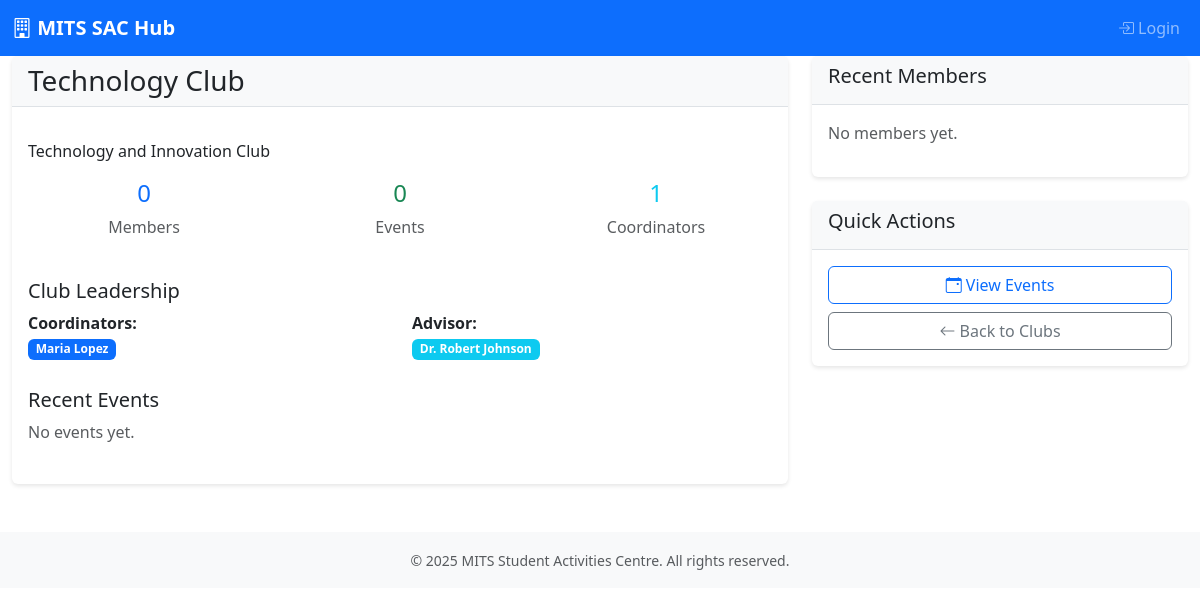
Page /clubs/2/ on the earlier database version.
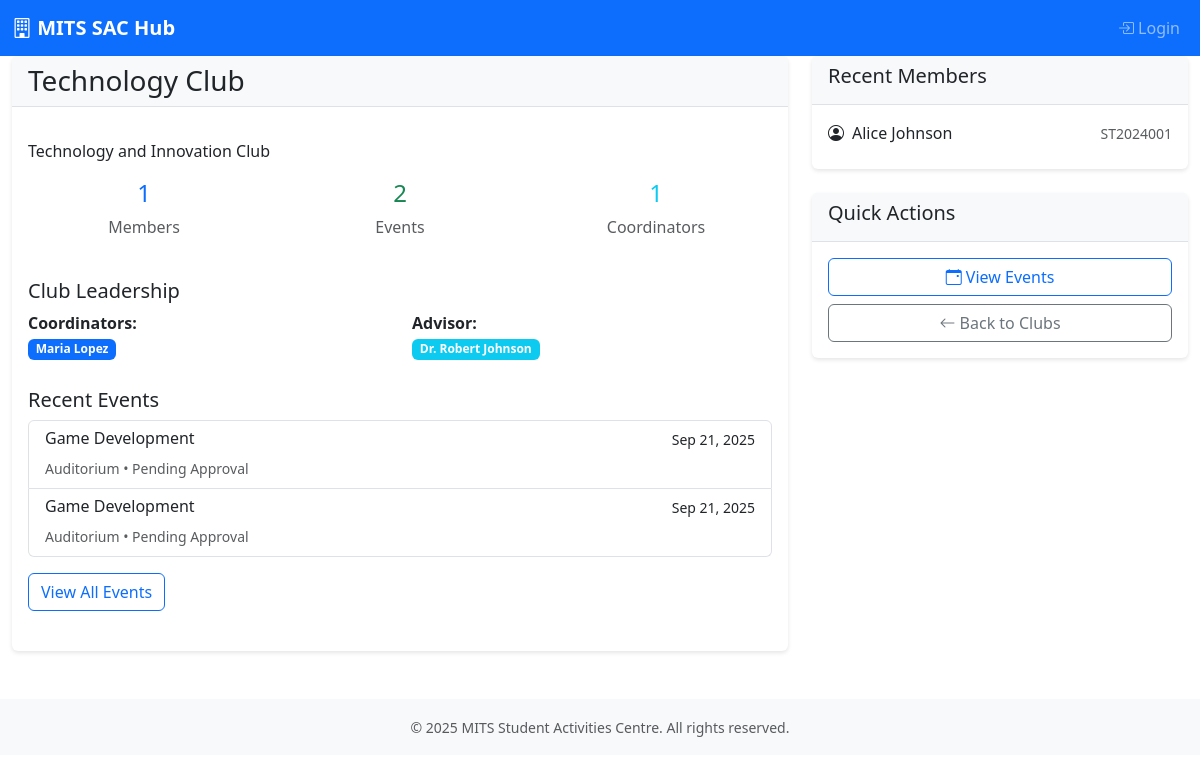
Same page on the later database version.
### users/models.py (models this page shows, shortened)
class Club(models.Model):
	name = models.CharField(max_length=100, unique=True)
	description = models.TextField(blank=True)
	coordinators = models.ManyToManyField('User', blank=True, related_name='coordinated_clubs', help_text='Club Coordinators (Users)')
	advisor = models.ForeignKey('User', on_delete=models.SET_NULL, null=True, blank=True, related_name='advised_clubs', limit_choices_to={'roles': 'FACULTY'}, help_text='Club Advisor (Faculty)')

class User(AbstractUser):
	roll_no = models.CharField(max_length=20, unique=True, null=True, blank=True, help_text='Student Roll Number (used as username for students)')
	email = models.EmailField(unique=True, null=True, blank=True)
	contact_number = models.CharField(max_length=15, blank=True, null=True)
	roles = models.JSONField(default=list, help_text='List of roles for the user')
	department = models.ForeignKey(Department, on_delete=models.SET_NULL, null=True, blank=True, related_name='users')
	clubs = models.ManyToManyField(Club, blank=True, related_name='members')
	USERNAME_FIELD = 'username'
	REQUIRED_FIELDS = ['email', 'roll_no']

### events/models.py (models this page shows, shortened)
class Event(models.Model):
	name = models.CharField(max_length=200)
	event_type = models.CharField(max_length=100)
	description = models.TextField(blank=True)
	date_time = models.DateTimeField()
	venue = models.CharField(max_length=200)
	resources = models.TextField(blank=True)
	club = models.ForeignKey(Club, on_delete=models.CASCADE, related_name='events')
	department = models.ForeignKey(Department, on_delete=models.SET_NULL, null=True, blank=True, related_name='events')
	organizers = models.ManyToManyField(User, related_name='organized_events')
	created_by = models.ForeignKey(User, on_delete=models.SET_NULL, null=True, blank=True, related_name='created_events', help_text='User who created this event')
	status = models.CharField(max_length=20, choices=EventStatus.choices, default=EventStatus.PENDING)
	approval_chain = models.JSONField(default=list, blank=True, help_text='List of approval steps and statuses')
	approval_notes = models.TextField(blank=True, help_text='Notes from administrators during approval process')
	created_at = models.DateTimeField(auto_now_add=True)
	updated_at = models.DateTimeField(auto_now=True)

### clubs/frontend_views.py (the view)
# urls.py: path("clubs/<int:club_id>/", club_detail, name="club_detail"),
def club_detail(request, club_id):
    club = get_object_or_404(Club, id=club_id)
    recent_events = club.events.all().order_by('-date_time')[:5]
    context = {
        'club': club,
        'recent_events': recent_events,
    }
    return render(request, 'clubs/club_detail.html', context)

### sac_project/templates/clubs/club_detail.html (shortened to what the changed rows need)
{% extends 'base.html' %}
{% load custom_filters %}
{% block content %}
<div class="row">
    <div class="col-lg-8">
        <div class="card">
            <div class="card-header d-flex justify-content-between align-items-center">
                <h3 class="mb-0">{{ club.name }}</h3>
            </div>
            <div class="card-body">
                {% if club.description %}
                    <p class="lead">{{ club.description|linebreaks }}</p>
                {% else %}
                    <p class="text-muted">No description available.</p>
                {% endif %}
                <div class="row mb-4">
                    <div class="col-md-4">
                        <div class="text-center">
                            <h4 class="text-primary">{{ club.members.count }}</h4>
                            <p class="text-muted">Members</p>
                        </div>
                    </div>
                    <div class="col-md-4">
                        <div class="text-center">
                            <h4 class="text-success">{{ club.events.count }}</h4>
                            <p class="text-muted">Events</p>
                        </div>
                    </div>
                    <div class="col-md-4">
                        <div class="text-center">
                            <h4 class="text-info">{{ club.coordinators.count }}</h4>
                            <p class="text-muted">Coordinators</p>
                        </div>
                    </div>
                </div>
                <div class="mb-4">
                    <div class="row">
                        <div class="col-md-6">
                            <strong>Coordinators:</strong><br>
                            {% for coordinator in club.coordinators.all %}
                                <span class="badge bg-primary me-1 mb-1">{{ coordinator.get_full_name }}</span>
                            {% empty %}
                                <span class="text-muted">No coordinators assigned</span>
                            {% endfor %}
                        </div>
                        <div class="col-md-6">
                            <strong>Advisor:</strong><br>
                            {% if club.advisor %}
                                <span class="badge bg-info">{{ club.advisor.get_full_name }}</span>
                            {% else %}
                                <span class="text-muted">No advisor assigned</span>
                            {% endif %}
                        </div>
                    </div>
                </div>
                <div class="mb-4">
                    <h5>Recent Events</h5>
                    {% if recent_events %}
                        <div class="list-group">
                            {% for event in recent_events %}
                                <a href="{% url 'event_detail' event.id %}" class="list-group-item list-group-item-action">
                                    <div class="d-flex w-100 justify-content-between">
                                        <h6 class="mb-1">{{ event.name }}</h6>
                                        <small>{{ event.date_time|date:"M d, Y" }}</small>
                                    </div>
                                    <small class="text-muted">{{ event.venue }} • {{ event.get_status_display }}</small>
                                </a>
                            {% endfor %}
                        </div>
                        <div class="mt-3">
                            <a href="{% url 'event_list' %}?club={{ club.id }}" class="btn btn-outline-primary">View All Events</a>
                        </div>
                    {% else %}
                        <p class="text-muted">No events yet.</p>
                    {% endif %}
                </div>
            </div>
        </div>
    </div>
    <div class="col-lg-4">
        <div class="card mb-4">
            <div class="card-body">
                {% for member in club.members.all|slice:":10" %}
                    <div class="d-flex align-items-center mb-2">
                        <i class="bi bi-person-circle me-2"></i>
                        <span>{{ member.get_full_name }}</span>
                        {% if member.roll_no %}
                            <small class="text-muted ms-auto">{{ member.roll_no }}</small>
                        {% endif %}
                    </div>
                {% empty %}
                    <p class="text-muted">No members yet.</p>
                {% endfor %}
            </div>
        </div>
    </div>
</div>
{% endblock %}

Differences in the rows shown:
computed for Club "Technology Club": members.count "0" → "1"; events.count "0" → "2"
added Event: name "Game Development", date_time "Sep 21, 2025", venue "Auditorium", status "Pending Approval"
added Event: name "Game Development", date_time "Sep 21, 2025", venue "Auditorium", status "Pending Approval"
now on this page (row edited): User: get_full_name "Alice Johnson", roll_no "ST2024001", shown under "Recent Members"
Other differences:
text no longer shown: "No events yet. No members yet."
text now shown: "View All Events"
